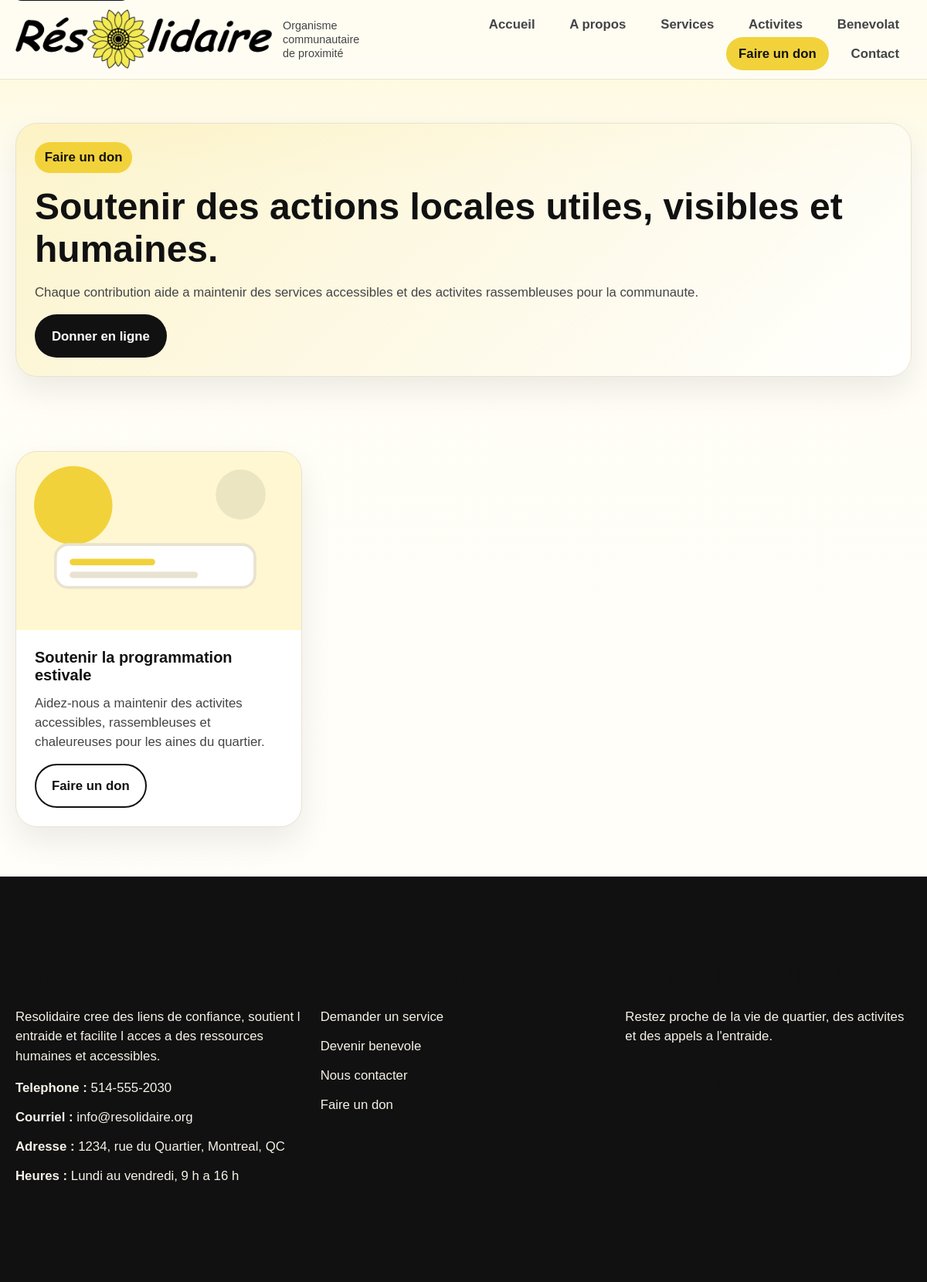
/don.php, run on the app's committed database.
### tables this page shows
CREATE TABLE donation_calls (
  id INT AUTO_INCREMENT PRIMARY KEY,
  title VARCHAR(180) NOT NULL,
  description TEXT,
  button_text VARCHAR(100),
  button_url VARCHAR(255),
  image VARCHAR(255),
  is_active TINYINT(1) DEFAULT 1,
  created_at TIMESTAMP DEFAULT CURRENT_TIMESTAMP
);

### app/config/database.php (called while the page is built, shortened)
<?php
function db(): PDO
{
    static $pdo = null;
    if ($pdo instanceof PDO) {
        return $pdo;
    }
    $host = '127.0.0.1';
    $port = '3306';
    $database = 'resolidaire';
    $username = 'root';
    $password = '';
    $charset = 'utf8mb4';
    $dsn = "mysql:host={$host};port={$port};dbname={$database};charset={$charset}";
    $options = [
        PDO::ATTR_ERRMODE => PDO::ERRMODE_EXCEPTION,
        PDO::ATTR_DEFAULT_FETCH_MODE => PDO::FETCH_ASSOC,
        PDO::ATTR_EMULATE_PREPARES => false,
    ];
    $pdo = new PDO($dsn, $username, $password, $options);
    return $pdo;
}

### app/models/SiteSetting.php (called while the page is built, shortened)
<?php
class SiteSetting
{
    public static function get(string $key, string $default = ''): string
    {
        $stmt = db()->prepare('SELECT setting_value FROM site_settings WHERE setting_key = :setting_key LIMIT 1');
        $stmt->execute(['setting_key' => $key]);
        $value = $stmt->fetchColumn();
        return $value !== false ? (string) $value : $default;
    }
}

### app/helpers/functions.php (called while the page is built, shortened)
<?php
function e(?string $value): string
{
    return htmlspecialchars((string) $value, ENT_QUOTES, 'UTF-8');
}
function asset_url(string $path): string
{
    $scriptName = str_replace('\\', '/', $_SERVER['SCRIPT_NAME'] ?? '');
    return '/assets/' . ltrim($path, '/');
}
function upload_url(?string $path): string
{
    if (!$path) {
        return asset_url('images/placeholders/default-card.svg');
    }
    return asset_url('uploads/' . ltrim($path, '/'));
}

### app/models/DonationCall.php (called while the page is built, shortened)
<?php
class DonationCall
{
    public static function all(bool $activeOnly = false): array
    {
        $sql = 'SELECT * FROM donation_calls';
        if ($activeOnly) {
            $sql .= ' WHERE is_active = 1';
        }
        $sql .= ' ORDER BY created_at DESC';
        return db()->query($sql)->fetchAll();
    }
}

### public/don.php (the view, shortened to what this page needs)
<?php
require_once __DIR__ . '/../includes/header.php';
$donationCalls = DonationCall::all(true);
$externalDonationUrl = SiteSetting::get('donation_url', '#');
require_once __DIR__ . '/../includes/nav.php';
?>
<main id="main-content">
    <section class="page-hero">
        <div class="container">
            <div class="panel">
                <span class="eyebrow">Faire un don</span>
                <h1>Soutenir des actions locales utiles, visibles et humaines.</h1>
                <p>Chaque contribution aide a maintenir des services accessibles et des activites rassembleuses pour la communaute.</p>
                <a class="button" href="<?= e($externalDonationUrl); ?>" target="_blank" rel="noopener">Donner en ligne</a>
            </div>
        </div>
    </section>
    <section>
        <div class="container">
            <div class="cards-grid">
                <?php foreach ($donationCalls as $call): ?>
                    <article class="card">
                        <div class="card-media"><img src="<?= e(upload_url($call['image'])); ?>" alt="<?= e($call['title']); ?>"></div>
                        <div class="card-body">
                            <h3><?= e($call['title']); ?></h3>
                            <p><?= e($call['description']); ?></p>
                            <a class="button button-secondary" href="<?= e($call['button_url'] ?: $externalDonationUrl); ?>" target="_blank" rel="noopener">
                                <?= e($call['button_text'] ?: 'Contribuer'); ?>
                            </a>
                        </div>
                    </article>
                <?php endforeach; ?>
            </div>
        </div>
    </section>
</main>
<?php require_once __DIR__ . '/../includes/footer.php'; ?>

### public/assets/css/style.css (style rules this page uses)
:root { --color-primary: #f2d23b; --color-black: #111111; --color-text: #444444; --color-bg: #fffdf5; --color-white: #ffffff; --color-border: #e8e2d0; --color-accent: #f7f0ce; --shadow-soft: 0 18px 40px rgba(17, 17, 17, 0.08); --radius-lg: 28px; --radius-md: 18px; --radius-sm: 12px; --container: 1160px; }
body { font-family: Arial, sans-serif; background: linear-gradient(180deg, #fff7d1 0%, var(--color-bg) 14%, #fffefb 100%); color: var(--color-text); font-size: 1.05rem; }
.container { width: min(calc(100% - 2rem), var(--container)); margin: 0 auto; }
main { display: block; }
section { padding: 4rem 0; }
.hero-grid, .split-grid, .footer-grid, .stats-grid, .cards-grid { display: grid; gap: 1.5rem; }
.hero-card, .panel, .card, .stat-card, .contact-card { background: var(--color-white); border: 1px solid var(--color-border); border-radius: var(--radius-lg); box-shadow: var(--shadow-soft); }
.eyebrow { display: inline-block; padding: 0.45rem 0.8rem; background: var(--color-primary); border-radius: 999px; font-weight: 700; color: var(--color-black); margin-bottom: 1rem; }
h1, h2, h3 { color: var(--color-black); line-height: 1.15; }
h1 { font-size: clamp(2.3rem, 4vw, 4.5rem); margin-bottom: 1rem; }
h3 { font-size: 1.25rem; margin-bottom: 0.75rem; }
p { margin-bottom: 1rem; }
.button, button, .button-link { display: inline-flex; align-items: center; justify-content: center; gap: 0.5rem; min-height: 48px; padding: 0.85rem 1.25rem; border-radius: 999px; border: 2px solid transparent; background: var(--color-black); color: var(--color-white); font-weight: 700; cursor: pointer; }
.button-secondary { background: transparent; color: var(--color-black); border-color: var(--color-black); }
.cards-grid { grid-template-columns: repeat(3, minmax(0, 1fr)); }
.card { overflow: hidden; }
.card-body, .panel, .contact-card { padding: 1.5rem; }
.card-media { aspect-ratio: 16 / 10; background: linear-gradient(135deg, #f2d23b, #fff2b5); }
.card-media img { width: 100%; height: 100%; object-fit: cover; }
.page-hero { padding: 3.5rem 0 2rem; }
.page-hero .panel { background: linear-gradient(135deg, rgba(242, 210, 59, 0.22), rgba(255, 255, 255, 0.9)); }

### data on the page
donation_calls: title "Soutenir la programmation estivale", description "Aidez-nous a maintenir des activites accessibles, rassembleuses et chaleureuses pour les aines du quartier.", button_text "Faire un don"

### other printed values
$label "Accueil"
$label "A propos"
$label "Services"
$label "Activites"
$label "Benevolat"
$label "Faire un don"
$label "Contact"
$footerIntro "Resolidaire cree des liens de confiance, soutient l entraide et facilite l acces a des ressources humaines et accessibles."
$siteSettings['phone'] "514-555-2030"
$siteSettings['email'] "info@resolidaire.org"
$siteSettings['address'] "1234, rue du Quartier, Montreal, QC"
$siteSettings['opening_hours'] "Lundi au vendredi, 9 h a 16 h"
$link['label'] "Demander un service"
$link['label'] "Devenir benevole"
$link['label'] "Nous contacter"
